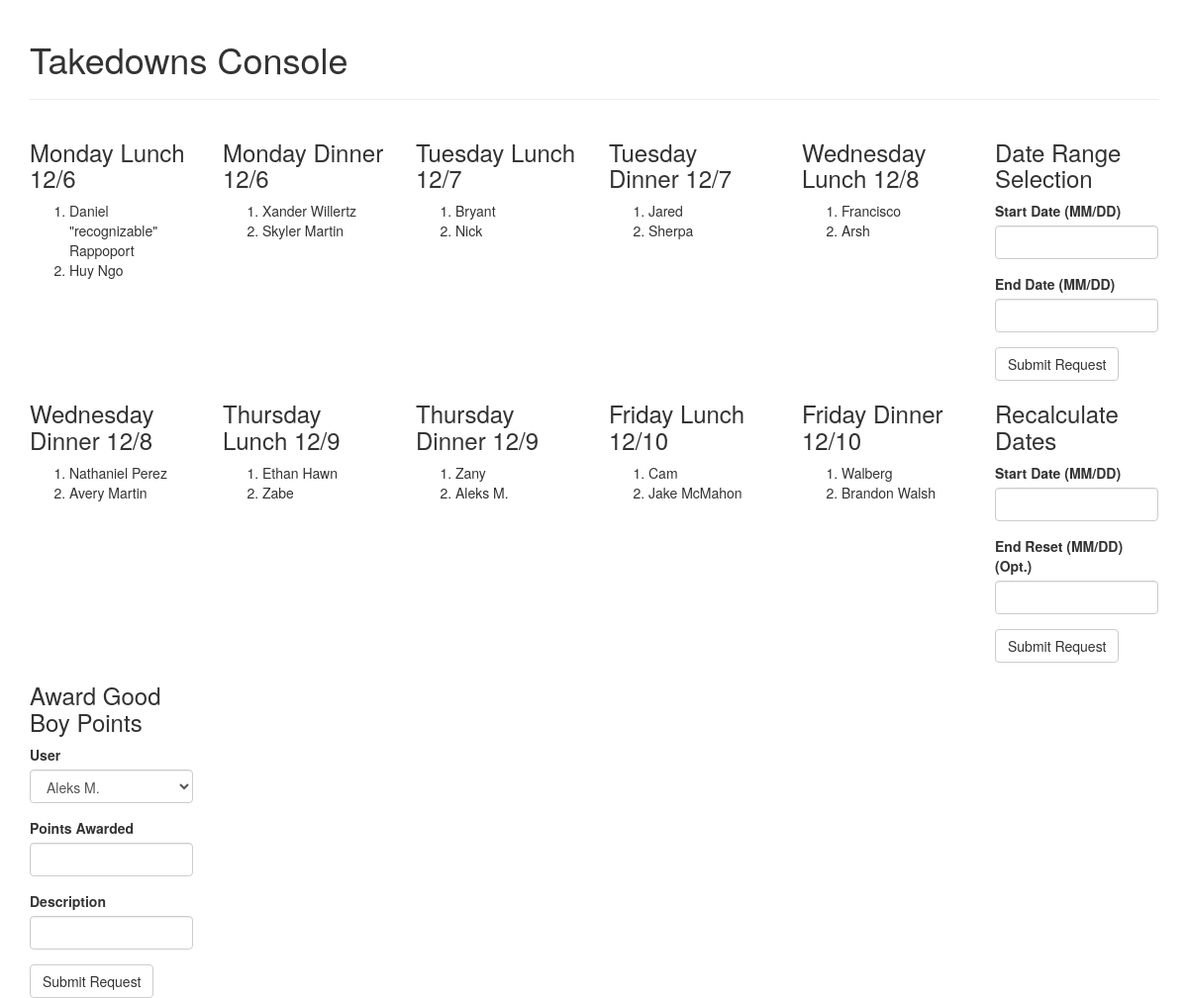
Before: /tdconsole with the older database file.
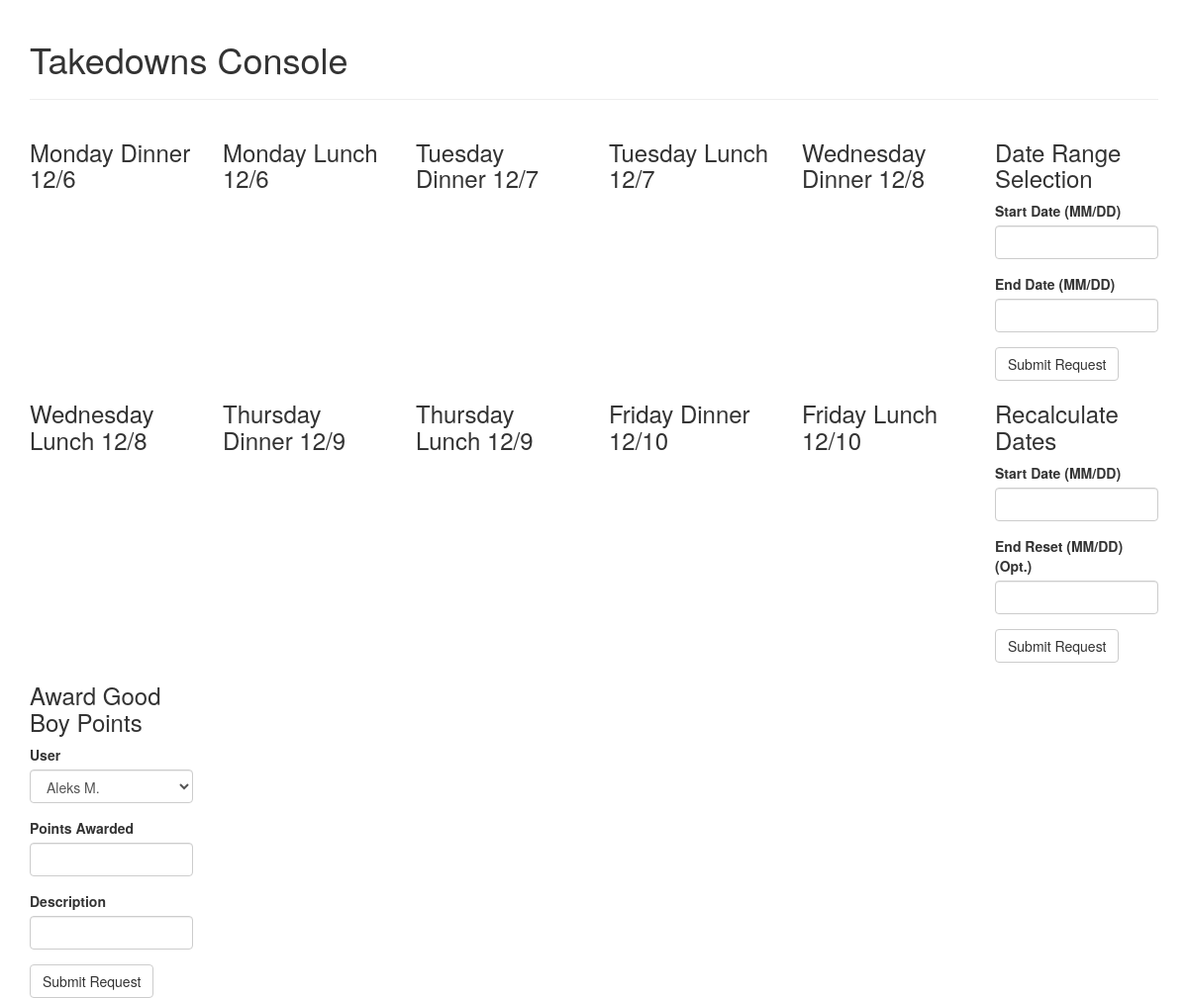
After: the same page with the newer database file.
### tables this page shows
CREATE TABLE users (
    uid INTEGER PRIMARY KEY AUTOINCREMENT,
    pname TEXT,
    email TEXT UNIQUE,
    newMember INTEGER
);

### app/routes.py (the view, shortened to what this page needs)
@app.route("/", methods=['POST', 'GET'])
@app.route("/tdconsole", methods=['POST', 'GET'])
def tdconsole():
    dateInput = DateInput()
    solveDates = SolveDateForm()
    gbpf = GoodBoyPointForm()
    utdsf = UpdateTakedownsSheet()
    message = None
    if utdsf.submit.data and utdsf.password.data and utdsf.password.data == "hunter2" and utdsf.validate_on_submit():
        algoSesh.updateTakedowns()
    if "startDate" in request.cookies:
        startDate = request.cookies.get("startDate")
        endDate = request.cookies.get("endDate")
        startDatetime = datetime.datetime.strptime(startDate, "%m/%d/%Y")
        endDatetime = datetime.datetime.strptime(
            endDate, "%m/%d/%Y") + datetime.timedelta(days=1)
        data = algoSesh.getAssignments(startDatetime, endDatetime)
        return render_template("tdconsole.html", utdsf=utdsf, gbpf=gbpf, message=message, dataRows=data, dateInput=dateInput, clearDate=solveDates)
    else:
        startDatetime = datetime.datetime.now() - datetime.timedelta(days=(datetime.datetime.now().weekday()))
        endDatetime = startDatetime + datetime.timedelta(days=40)
        data = algoSesh.getAssignments(startDatetime, endDatetime)
        return render_template("tdconsole.html", utdsf=utdsf, gbpf=gbpf, message=message, dataRows=data, dateInput=dateInput, clearDate=solveDates)

### app/forms.py
class DateInput(FlaskForm):
    startDate = StringField(
        "Start Date (MM/DD)", validators=[DataRequired(), Regexp(r"^[0-9]{2}/[0-9]{2}$")])
    endDate = StringField(
        "End Date (MM/DD)", validators=[DataRequired(), Regexp(r"^[0-9]{2}/[0-9]{2}$")])
    submit = SubmitField("Submit Request")

class SolveDateForm(FlaskForm):
    resetDate = StringField(
        "Start Date (MM/DD)", validators=[DataRequired(), Regexp(r"^[0-9]{2}/[0-9]{2}$")])
    endResetDate = StringField(
        "End Reset (MM/DD) (Opt.)", validators=[Regexp(r"^[0-9]{2}/[0-9]{2}$")])
    submit = SubmitField("Submit Request")

### app/db/__init__.py (called while the page is built)
    def connect(self):
        return sqlite3.connect(PATH)

    def getDates(self, startDate, endDate):  # Working
        conn = self.connect()
        c = conn.cursor()
        ret = [x for x in c.execute("SELECT dateId, tid FROM schedule WHERE date BETWEEN ? AND ?", (startDate, endDate))]
        c.close()
        conn.close()
        return ret

### app/templates/tdconsole.html (shortened to what this page needs)
{% extends "base.html" %}
{% import "bootstrap/wtf.html" as wtf %}
{% block app_content %}
<div class="container">
  <br>
  <h1>Takedowns Console</h1>
  <hr>
  {% for row in dataRows %}
  <div class="row">
    {% for day in row %}
    <div class="col-md-2">
      <h3>{{ day[0] }}</h3>
      <ol>
        {% for as in day[1] %}
        <li>{{ as }}</li>
        {% endfor %}
      </ol>
    </div>
    {% endfor %}
    {% if row == dataRows[0] %}
    <div class="col-md-2">
      <h3>Date Range Selection</h3>
      {{ wtf.quick_form(dateInput) }}
    </div>
    {% endif %}
    {% if row == dataRows[1] %}
    <div class="col-md-2">
      <h3>Recalculate Dates</h3>
      {{ wtf.quick_form(clearDate) }}
    </div>
    {% endif %}
    {% if row == dataRows[2] %}
    <div class="col-md-2">
      <h3>Award Good Boy Points</h3>
      {{ wtf.quick_form(gbpf) }}
    </div>
    {% endif %}
  </div>
  {% endfor %}
</div>
{% endblock %}

Changed rows visible on the page:
no longer on this page (row edited): users: pname "Daniel \"recognizable\" Rappoport", shown under "Monday Lunch 12/6"
no longer on this page (row edited): users: pname "Huy Ngo", shown under "Monday Lunch 12/6"
no longer on this page (row unchanged): users: pname "Xander Willertz", shown under "Monday Dinner 12/6"
no longer on this page (row edited): users: pname "Skyler Martin", shown under "Monday Dinner 12/6"
no longer on this page (row edited): users: pname "Bryant", shown under "Tuesday Lunch 12/7"
no longer on this page (row edited): users: pname "Nick", shown under "Tuesday Lunch 12/7"
no longer on this page (row edited): users: pname "Jared", shown under "Tuesday Dinner 12/7"
no longer on this page (row edited): users: pname "Sherpa", shown under "Tuesday Dinner 12/7"
no longer on this page (row edited): users: pname "Francisco", shown under "Wednesday Lunch 12/8"
no longer on this page (row edited): users: pname "Arsh", shown under "Wednesday Lunch 12/8"
no longer on this page (row edited): users: pname "Nathaniel Perez", shown under "Wednesday Dinner 12/8"
no longer on this page (row edited): users: pname "Avery Martin", shown under "Wednesday Dinner 12/8"
no longer on this page (row edited): users: pname "Ethan Hawn", shown under "Thursday Lunch 12/9"
no longer on this page (row edited): users: pname "Zabe", shown under "Thursday Lunch 12/9"
no longer on this page (row edited): users: pname "Zany", shown under "Thursday Dinner 12/9"
no longer on this page (row edited): users: pname "Aleks M.", shown under "Thursday Dinner 12/9"
no longer on this page (row edited): users: pname "Cam", shown under "Friday Lunch 12/10"
no longer on this page (row edited): users: pname "Jake McMahon", shown under "Friday Lunch 12/10"
no longer on this page (row edited): users: pname "Walberg", shown under "Friday Dinner 12/10"
no longer on this page (row edited): users: pname "Brandon Walsh", shown under "Friday Dinner 12/10"
Other visible differences:
list line gone: "Wednesday Lunch 12/8"
new list line: "Wednesday Dinner 12/8"
list line gone: "Wednesday Dinner 12/8"
new list line: "Wednesday Lunch 12/8"
